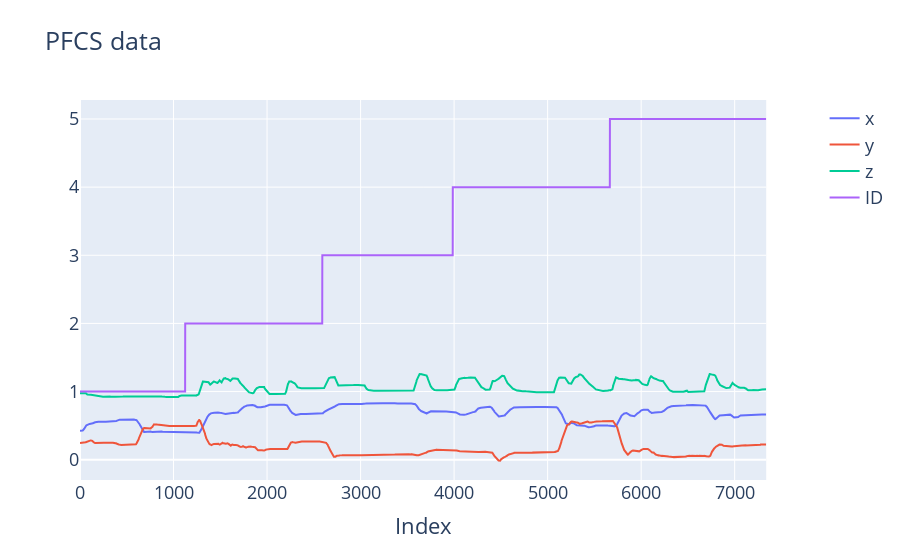

Write notebook code for a chart like this one.
### Code cell
# Create figure with secondary y-axis
fig = make_subplots(specs=[[{"secondary_y": True}]])
for col in df.columns:
    # Add traces
    fig.add_trace(go.Scatter(y=df[col].values, name=col, mode="lines"))
fig.update_layout(
    title="PFCS data",
    font=dict(
        size=18,
    ),
)
fig.update_xaxes(title_text="Index")
fig.show()

### Figure 1 — Plotly figure (JSON) as saved in the notebook; plotly's stock layout.template omitted (floating-point values rounded to 4 significant figures; data arrays with more than 128 entries replaced by an {"elided": "..."} marker saying what was removed)
{"data": [{"mode": "lines", "name": "x", "type": "scatter", "y": {"elided": "7338 float values"}}, {"mode": "lines", "name": "y", "type": "scatter", "y": {"elided": "7338 float values"}}, {"mode": "lines", "name": "z", "type": "scatter", "y": {"elided": "7338 float values"}}, {"mode": "lines", "name": "ID", "type": "scatter", "y": {"elided": "7338 float values"}}], "layout": {"font": {"size": 18}, "title": {"text": "PFCS data"}, "xaxis": {"anchor": "y", "domain": [0, 0.94], "title": {"text": "Index"}}, "yaxis": {"anchor": "x", "domain": [0, 1]}, "yaxis2": {"anchor": "x", "overlaying": "y", "side": "right"}}}
